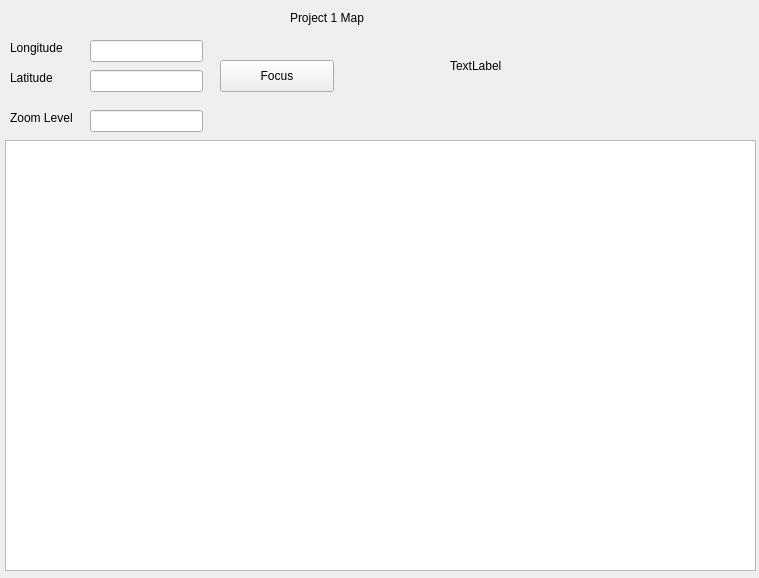
<?xml version="1.0" encoding="UTF-8"?>
<ui version="4.0">
 <class>ProjectWidget</class>
 <widget class="QWidget" name="ProjectWidget">
  <property name="geometry">
   <rect>
    <x>0</x>
    <y>0</y>
    <width>759</width>
    <height>578</height>
   </rect>
  </property>
  <property name="windowTitle">
   <string>ProjectWidget</string>
  </property>
  <widget class="GeoQt::MapWidget" name="map_widget">
   <property name="geometry">
    <rect>
     <x>5</x>
     <y>140</y>
     <width>751</width>
     <height>431</height>
    </rect>
   </property>
   <property name="mouseTracking">
    <bool>true</bool>
   </property>
  </widget>
  <widget class="QLabel" name="label">
   <property name="geometry">
    <rect>
     <x>290</x>
     <y>10</y>
     <width>121</width>
     <height>16</height>
    </rect>
   </property>
   <property name="text">
    <string>Project 1 Map</string>
   </property>
  </widget>
  <widget class="QLabel" name="label_2">
   <property name="geometry">
    <rect>
     <x>450</x>
     <y>50</y>
     <width>301</width>
     <height>31</height>
    </rect>
   </property>
   <property name="text">
    <string>TextLabel</string>
   </property>
  </widget>
  <widget class="QLineEdit" name="zoomEdit">
   <property name="geometry">
    <rect>
     <x>90</x>
     <y>110</y>
     <width>113</width>
     <height>22</height>
    </rect>
   </property>
  </widget>
  <widget class="QLineEdit" name="longEdit">
   <property name="geometry">
    <rect>
     <x>90</x>
     <y>40</y>
     <width>113</width>
     <height>22</height>
    </rect>
   </property>
  </widget>
  <widget class="QLabel" name="label_3">
   <property name="geometry">
    <rect>
     <x>10</x>
     <y>40</y>
     <width>62</width>
     <height>16</height>
    </rect>
   </property>
   <property name="text">
    <string>Longitude</string>
   </property>
  </widget>
  <widget class="QLabel" name="label_4">
   <property name="geometry">
    <rect>
     <x>10</x>
     <y>110</y>
     <width>62</width>
     <height>16</height>
    </rect>
   </property>
   <property name="text">
    <string>Zoom Level</string>
   </property>
  </widget>
  <widget class="QPushButton" name="pushButton">
   <property name="geometry">
    <rect>
     <x>220</x>
     <y>60</y>
     <width>114</width>
     <height>32</height>
    </rect>
   </property>
   <property name="text">
    <string>Focus</string>
   </property>
  </widget>
  <widget class="QLineEdit" name="latEdit">
   <property name="geometry">
    <rect>
     <x>90</x>
     <y>70</y>
     <width>113</width>
     <height>22</height>
    </rect>
   </property>
  </widget>
  <widget class="QLabel" name="label_5">
   <property name="geometry">
    <rect>
     <x>10</x>
     <y>70</y>
     <width>62</width>
     <height>16</height>
    </rect>
   </property>
   <property name="text">
    <string>Latitude</string>
   </property>
  </widget>
 </widget>
 <layoutdefault spacing="6" margin="11"/>
 <customwidgets>
  <customwidget>
   <class>GeoQt::MapWidget</class>
   <extends>QGraphicsView</extends>
   <header>MapWidget</header>
   <slots>
    <signal>mapCenterChanged(QPointF)</signal>
    <signal>zoomLevelChanged(int)</signal>
    <slot>setMapCenter(QPointF)</slot>
    <slot>setZoomLevel(int)</slot>
   </slots>
  </customwidget>
 </customwidgets>
 <resources/>
 <connections/>
</ui>
